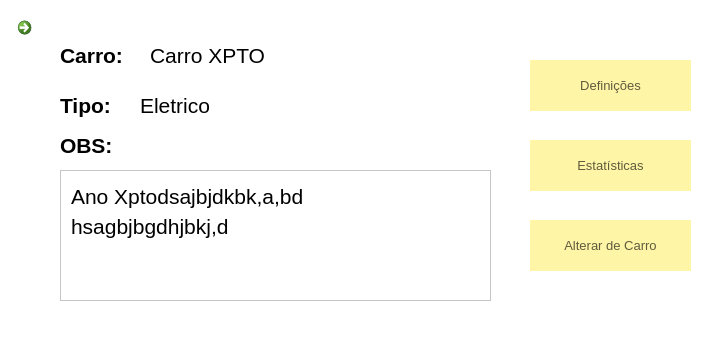
<?xml version="1.0" encoding="UTF-8"?>
<ui version="4.0">
 <class>VerCarro</class>
 <widget class="QWidget" name="VerCarro">
  <property name="geometry">
   <rect>
    <x>0</x>
    <y>0</y>
    <width>712</width>
    <height>338</height>
   </rect>
  </property>
  <property name="windowTitle">
   <string>Ver Carrro</string>
  </property>
  <property name="windowIcon">
   <iconset>
    <normaloff>../icon.ico</normaloff>../icon.ico</iconset>
  </property>
  <property name="styleSheet">
   <string notr="true">
	background-color:white</string>
  </property>
  <widget class="QPushButton" name="btnDefinicoes">
   <property name="geometry">
    <rect>
     <x>530</x>
     <y>60</y>
     <width>161</width>
     <height>51</height>
    </rect>
   </property>
   <property name="font">
    <font>
     <pointsize>10</pointsize>
    </font>
   </property>
   <property name="cursor">
    <cursorShape>PointingHandCursor</cursorShape>
   </property>
   <property name="styleSheet">
    <string notr="true">QPushButton{
	background-color:rgb(255, 245, 166);
	border:none;
	color:rgb(95, 91, 61);
	border -bottom: 5px solid rgb(162, 155, 105)
}
QPushButton:hover{
	background-color:rgb(229, 217, 150);
	border-bottom: 5px solid rgb(162, 155, 105)
}
QPushButton:pressed {
	background-color:rgb(255, 242, 165);
	border-bottom: 5px solid rgb(162, 155, 105)
}</string>
   </property>
   <property name="text">
    <string>Definições</string>
   </property>
  </widget>
  <widget class="QPushButton" name="btnEstatistica">
   <property name="geometry">
    <rect>
     <x>530</x>
     <y>140</y>
     <width>161</width>
     <height>51</height>
    </rect>
   </property>
   <property name="font">
    <font>
     <pointsize>10</pointsize>
    </font>
   </property>
   <property name="cursor">
    <cursorShape>PointingHandCursor</cursorShape>
   </property>
   <property name="styleSheet">
    <string notr="true">QPushButton{
	background-color:rgb(255, 245, 166);
	border:none;
	color:rgb(95, 91, 61);
	border -bottom: 5px solid rgb(162, 155, 105)
}
QPushButton:hover{
	background-color:rgb(229, 217, 150);
	border-bottom: 5px solid rgb(162, 155, 105)
}
QPushButton:pressed {
	background-color:rgb(255, 242, 165);
	border-bottom: 5px solid rgb(162, 155, 105)
}</string>
   </property>
   <property name="text">
    <string>Estatísticas</string>
   </property>
  </widget>
  <widget class="QPushButton" name="btnAlterarCarro">
   <property name="geometry">
    <rect>
     <x>530</x>
     <y>220</y>
     <width>161</width>
     <height>51</height>
    </rect>
   </property>
   <property name="font">
    <font>
     <pointsize>10</pointsize>
    </font>
   </property>
   <property name="cursor">
    <cursorShape>PointingHandCursor</cursorShape>
   </property>
   <property name="styleSheet">
    <string notr="true">QPushButton{
	background-color:rgb(255, 245, 166);
	border:none;
	color:rgb(95, 91, 61);
	border -bottom: 5px solid rgb(162, 155, 105)
}
QPushButton:hover{
	background-color:rgb(229, 217, 150);
	border-bottom: 5px solid rgb(162, 155, 105)
}
QPushButton:pressed {
	background-color:rgb(255, 242, 165);
	border-bottom: 5px solid rgb(162, 155, 105)
}</string>
   </property>
   <property name="text">
    <string>Alterar de Carro</string>
   </property>
  </widget>
  <widget class="QLabel" name="label">
   <property name="geometry">
    <rect>
     <x>60</x>
     <y>40</y>
     <width>91</width>
     <height>31</height>
    </rect>
   </property>
   <property name="font">
    <font>
     <pointsize>16</pointsize>
     <bold>true</bold>
    </font>
   </property>
   <property name="text">
    <string>Carro:</string>
   </property>
  </widget>
  <widget class="QLabel" name="label_2">
   <property name="geometry">
    <rect>
     <x>60</x>
     <y>90</y>
     <width>91</width>
     <height>31</height>
    </rect>
   </property>
   <property name="font">
    <font>
     <pointsize>16</pointsize>
     <bold>true</bold>
    </font>
   </property>
   <property name="text">
    <string>Tipo:</string>
   </property>
  </widget>
  <widget class="QLabel" name="label_3">
   <property name="geometry">
    <rect>
     <x>60</x>
     <y>130</y>
     <width>91</width>
     <height>31</height>
    </rect>
   </property>
   <property name="font">
    <font>
     <pointsize>16</pointsize>
     <bold>true</bold>
    </font>
   </property>
   <property name="text">
    <string>OBS:</string>
   </property>
  </widget>
  <widget class="QLabel" name="labelNomeCarro">
   <property name="geometry">
    <rect>
     <x>150</x>
     <y>40</y>
     <width>361</width>
     <height>31</height>
    </rect>
   </property>
   <property name="font">
    <font>
     <pointsize>16</pointsize>
    </font>
   </property>
   <property name="text">
    <string>Carro XPTO</string>
   </property>
  </widget>
  <widget class="QLabel" name="labelMarcaCarro">
   <property name="geometry">
    <rect>
     <x>140</x>
     <y>90</y>
     <width>351</width>
     <height>31</height>
    </rect>
   </property>
   <property name="font">
    <font>
     <pointsize>16</pointsize>
    </font>
   </property>
   <property name="text">
    <string>Eletrico</string>
   </property>
  </widget>
  <widget class="QScrollArea" name="scrollArea">
   <property name="geometry">
    <rect>
     <x>60</x>
     <y>170</y>
     <width>431</width>
     <height>131</height>
    </rect>
   </property>
   <property name="widgetResizable">
    <bool>true</bool>
   </property>
   <widget class="QWidget" name="scrollAreaWidgetContents">
    <property name="geometry">
     <rect>
      <x>0</x>
      <y>0</y>
      <width>429</width>
      <height>129</height>
     </rect>
    </property>
    <widget class="QLabel" name="labelObsCarro">
     <property name="geometry">
      <rect>
       <x>10</x>
       <y>10</y>
       <width>301</width>
       <height>31</height>
      </rect>
     </property>
     <property name="font">
      <font>
       <pointsize>16</pointsize>
      </font>
     </property>
     <property name="text">
      <string>Ano Xptodsajbjdkbk,a,bd</string>
     </property>
    </widget>
    <widget class="QLabel" name="labelObsCarro_2">
     <property name="geometry">
      <rect>
       <x>10</x>
       <y>40</y>
       <width>261</width>
       <height>31</height>
      </rect>
     </property>
     <property name="font">
      <font>
       <pointsize>16</pointsize>
      </font>
     </property>
     <property name="text">
      <string>hsagbjbgdhjbkj,d</string>
     </property>
    </widget>
   </widget>
  </widget>
  <widget class="QCommandLinkButton" name="commandButtonVoltar">
   <property name="geometry">
    <rect>
     <x>10</x>
     <y>10</y>
     <width>31</width>
     <height>41</height>
    </rect>
   </property>
   <property name="cursor">
    <cursorShape>PointingHandCursor</cursorShape>
   </property>
   <property name="text">
    <string/>
   </property>
   <property name="icon">
    <iconset>
     <normaloff>../setavoltar.ico</normaloff>../setavoltar.ico</iconset>
   </property>
  </widget>
 </widget>
 <resources/>
 <connections/>
</ui>
